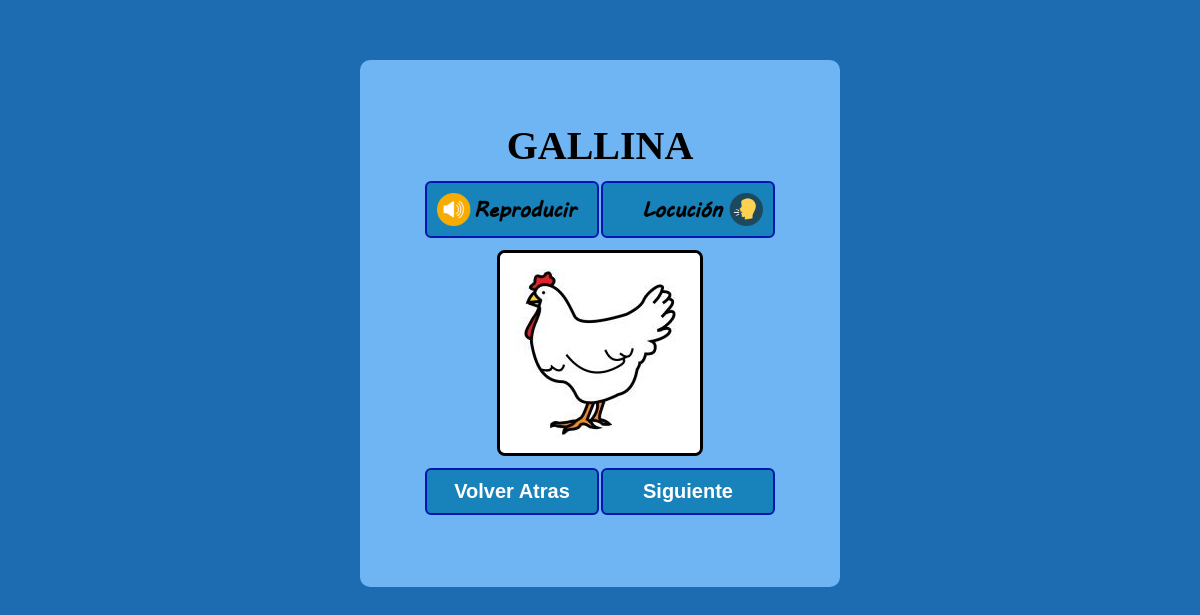
Screenshot of /pictogramas/3 with the database file from the repository.
### PictoApp/models.py (models this page shows, shortened)
class BDPictogramas(models.Model):
	titulo = models.TextField (max_length=35)
	imagen = models.ImageField(upload_to=subir_imagen)
	sonido = models.FileField(upload_to=subir_sonido, blank=True, null=True)
	locucion = models.FileField(upload_to=subir_locucion)
	categoria = models.ForeignKey(Categorias, on_delete=models.CASCADE, null=True)
	SONIDO_OPTIONS = (
	(1,'Tiene'),
	(2,'No tiene'),
	)
	consonido = models.IntegerField(choices=SONIDO_OPTIONS, default=SONIDO_OPTIONS)

### PictoApp/views.py (the view)
# urls.py: path('pictogramas/<categori>',views.Mostrando,name='pictogramas'),
def Mostrando(request,categori):
    permitir = 0
    bd = BDPictogramas.objects.all().filter(categoria = categori)
    for i in bd:
        permitir += 1
    if permitir > 0:
        idC = categori
        Picto = random.choice(BDPictogramas.objects.filter(categoria = categori))
        valor = Picto.titulo
        valor = valor.upper()
        return render(request,'PictoApp/mostrarImagen.html',{'Pic':Picto,'idCategoria':idC,'nombre':valor})
    else:
        return render(request,'PictoApp/error.html')

### PictoApp/templates/PictoApp/mostrarImagen.html (shortened to what this page needs)
{% load static %}
<html lang="es">
<head>
    <link rel="stylesheet" href="{% static 'css/estilos1.css' %}">
</head>
<body>
    <div class="container">
        <table class="aprender">
            <tr>
                <td colspan="2"><h1 id="texto">{{ nombre }}</h1></td>
            </tr>
            <tr class="centrado">
                <td><button class="buttonJuego"><img src='/PictoApp/media/iconos/sonido1.png' onclick="Audio()" style="width: 150px;"></button></td>
                <td><button class="buttonJuego"><img src='/PictoApp/media/iconos/hablar1.png' onclick="Locucion()" style="width: 150px;"></button></td>
            </tr>
            <tr>
                <td colspan="2"><img src='{{ Pic.imagen.url }}' class="pictograma2" onclick="Audio()" width="200"></td>
            </tr>
            <tr>
                <td><a href="{% url 'categorias' %}"><button class="buttonJuego">Volver Atras</button></a></td>
                <td><a href="{% url 'pictogramas' idCategoria %}"><button class="buttonJuego">Siguiente</button></a></td>
            </tr>
        </table>
    </div>
</body>
</html>

### PictoApp/static/css/estilos1.css (style rules this page uses)
* { margin: 0 auto; padding: 0; }
body { background-color: #1D6CB2; }
.container { background-color: #6FB5F3; border-radius: 10px; margin-top: 5%; margin-left: 30%; margin-right: 30%; margin-bottom: 25%; padding-top: 60px; padding-left: 60px; padding-right: 60px; padding-bottom: 60px; }
table { align-content: center; width: 20%; }
a { color: black; text-decoration: none; font-size: 20px; font-weight: bold; text-transform: uppercase; }
.Pictograma2 { border-radius: 8px; border: black 3px solid; margin-left: 20%; margin-right: 20%; }
button { margin-top: 10px; text-decoration: none; padding: 10px; font-weight: 600; font-size: 20px; color: #ffffff; background-color: #1883ba; border-radius: 6px; border: 2px solid #0016b0; width: 100%; margin-bottom: 10px; text-align: center; }
tr { text-align: center; width: 100px; }
td { text-align: center; width: 1%; }
.aprender h1 { font-size: 40px; }

### rows the page displays
BDPictogramas: titulo "GALLINA", imagen (picture)
